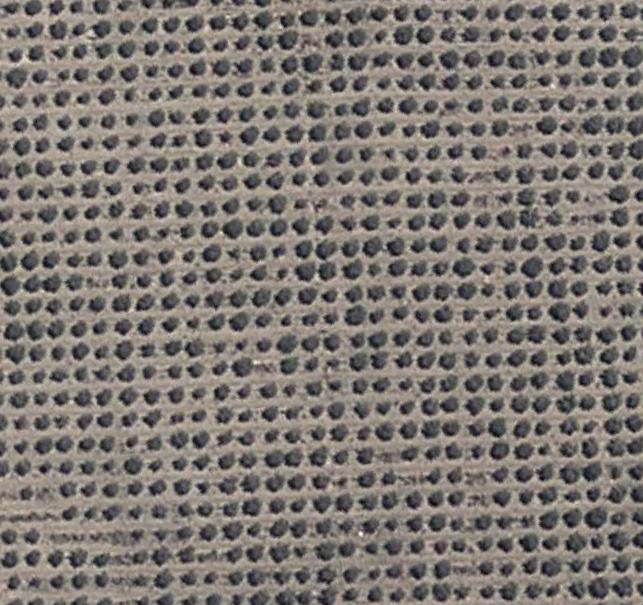
#> input picture Rst/OlivoTotal.png, 643 x 605 px
$ jupyter execute singleCrop_v1.ipynb   (shell and % lines are left out)
#> lines starting #> are read from the running program, lines starting #| are printed output that depends on the picture
[cell 1]
%pylab inline
from PIL import Image
import numpy as np

[cell 2]
ImageTotal = np.asarray(Image.open('Rst/OlivoTotal.png'))
#> ImageTotal is the input picture: shape (605, 643, 3); mean R, G, B 126, 119.3, 114.3
ImageTemplate = np.asarray(Image.open('Rst/OlivoTemplate_small.png'))
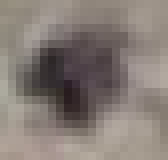
#> input picture Rst/OlivoTemplate_small.png, 21 x 20 px (shown 8 times larger)
#> ImageTemplate is the input picture: shape (20, 21, 4); mean R, G, B, A 133.7, 123.7, 117.7, 255

[cell 3]
# work with 1 band
image = ImageTotal[:,:,1]
template = ImageTemplate[:,:,1]
imshow(template)

[cell 4]
from matplotlib import pyplot as plt
from skimage import data
from skimage.feature import match_template

[cell 5]
result = match_template(image, template)
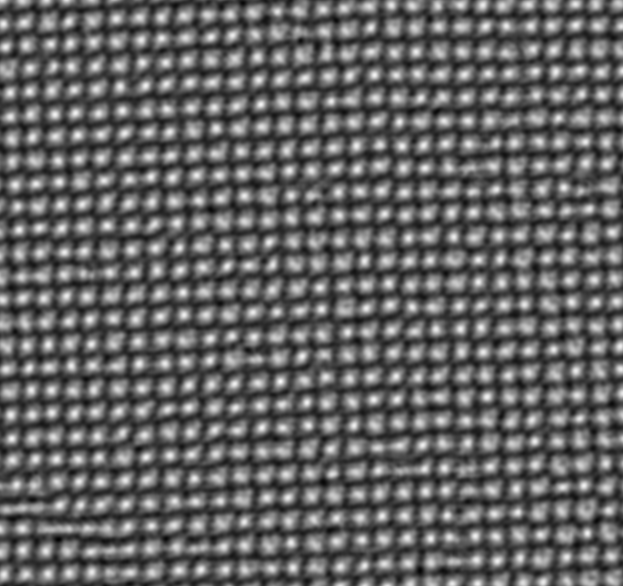
#> result: shape (586, 623) float64; min -0.659, max 1, mean -0.00737; drawn with min black and max white
ij = np.unravel_index(np.argmax(result), result.shape)
#> ij = (381, 280)
#ij = (381, 280)
x, y = ij[::-1]
#> x = 280; y = 381
#x, y = (280, 381)

[cell 6]
fig = plt.figure(figsize=(8, 3))
ax1 = plt.subplot(1, 3, 1)
ax2 = plt.subplot(1, 3, 2)
ax3 = plt.subplot(1, 3, 3, sharex=ax2, sharey=ax2)

ax1.imshow(template, cmap=plt.cm.gray)
ax1.set_axis_off()
ax1.set_title('Template')

ax2.imshow(image, cmap=plt.cm.gray)
ax2.set_axis_off()
ax2.set_title('Image')

# hightlight matched region
htmplt, wtmplt = template.shape
#> htmplt = 20; wtmplt = 21
rect = plt.Rectangle((x, y), wtmplt, htmplt, edgecolor='r', facecolor='none')
ax2.add_patch(rect)

ax3.imshow(result)
ax3.set_axis_off()
ax3.set_title('Match template \nresult')

# hightlight matched region
ax3.autoscale(False)
ax3.plot(x, y, 'o', markeredgecolor='r', markerfacecolor='none', markersize=10)

plt.show()
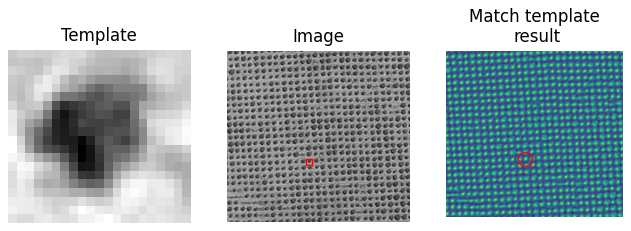
#> figure drawn by matplotlib, 3 panels

[cell 7]
# closer look at result
figure(figsize = (10, 10))
plt.imshow(result)

[cell 8]
# filter results to match similar trees
resultfilter = np.where(result > 0.85)
#> resultfilter = 554 positions, rows 4 to 584, columns 3 to 621
resultmax = np.where(result > 0.99)
#> resultmax = ([381], [280])

[cell 9]
print(shape(resultfilter))
#| (2, 554)
print(shape(result))
#| (586, 623)
print(shape(image))
#| (605, 643)

[cell 10]
# show best result
# figsize(10, 10)

for p in range(shape(resultfilter)[1]):
    plot(resultfilter[1][p], resultfilter[0][p], 'o', markeredgecolor='r', markerfacecolor='none', markersize=10)

plot(resultmax[1][0], resultmax[0][0], 'o', markeredgecolor='r', markerfacecolor='none', markersize=15)

plt.imshow(image[10:-10,10:-10])
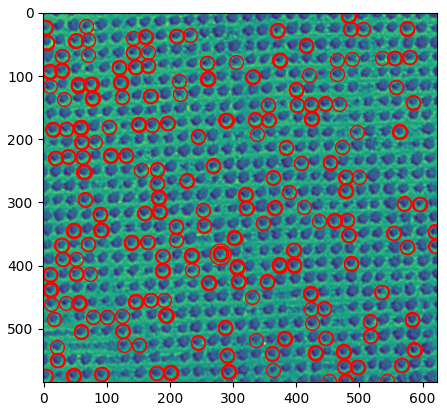
#> figure drawn by matplotlib, 1 panel
